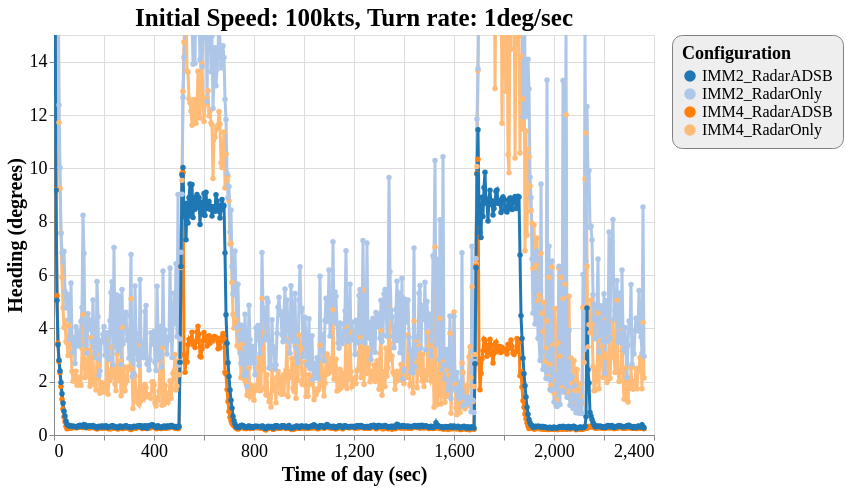

Specify this chart in Vega-Lite:
### Vega-Lite specification from a JSON file in a GitHub repository (floating-point values rounded to 4 significant figures; data arrays with more than 128 entries replaced by an {"elided": "..."} marker saying what was removed)
{"config": {"view": {"continuousWidth": 600, "continuousHeight": 400}, "axisX": {"labelFontSize": 18, "titleFontSize": 20}, "axisY": {"labelFontSize": 18, "titleFontSize": 20}, "font": "Times New Roman", "legend": {"cornerRadius": 10, "fillColor": "#EEEEEE", "labelFontSize": 16, "padding": 10, "strokeColor": "gray", "titleFontSize": 18}, "title": {"fontSize": 25}}, "data": {"name": "data-49ee568c3aa2bf5e077cf09224515ff5"}, "mark": {"type": "line", "point": true, "strokeWidth": 3}, "encoding": {"color": {"type": "ordinal", "field": "config", "scale": {"scheme": "category20"}, "title": "Configuration"}, "x": {"type": "quantitative", "field": "time", "title": "Time of day (sec)"}, "y": {"type": "quantitative", "field": "rmse_hdg", "scale": {"domain": [0, 15], "zero": false}, "title": "Heading (degrees)"}}, "selection": {"selector039": {"type": "interval", "bind": "scales", "encodings": ["x", "y"]}}, "title": "Initial Speed: 100kts, Turn rate: 1deg/sec", "$schema": "https://vega.github.io/schema/vega-lite/v4.8.1.json", "datasets": {"data-49ee568c3aa2bf5e077cf09224515ff5": {"elided": "2358 records"}}}
